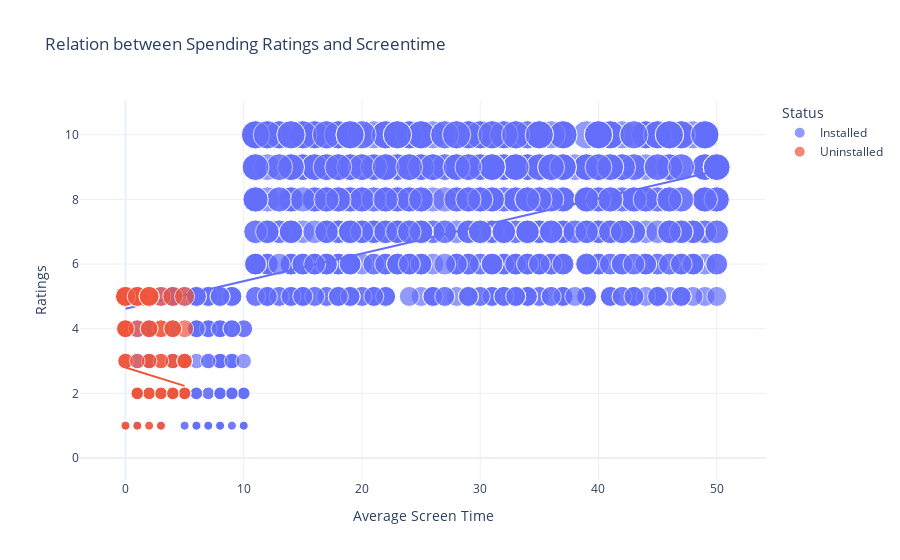

Source (notebook cell):
### Code cell
figure = px.scatter(data_frame = df,
                   x='Average Screen Time',
                   y='Ratings',
                   size='Ratings',
                   color='Status',
                   title='Relation between Spending Ratings and Screentime',
                   trendline='ols')
figure.show()

### Figure 1 — Plotly figure (JSON) as saved in the notebook; plotly's stock layout.template omitted (floating-point values rounded to 4 significant figures; data arrays with more than 128 entries replaced by an {"elided": "..."} marker saying what was removed)
{"data": [{"hovertemplate": "Status=Installed<br>Average Screen Time=%{x}<br>Ratings=%{marker.size}<extra></extra>", "legendgroup": "Installed", "marker": {"color": "#636efa", "size": {"elided": "916 int values"}, "sizemode": "area", "sizeref": 0.025, "symbol": "circle"}, "mode": "markers", "name": "Installed", "orientation": "v", "showlegend": true, "type": "scatter", "x": {"elided": "916 int values"}, "xaxis": "x", "y": {"elided": "916 int values"}, "yaxis": "y"}, {"hovertemplate": "<b>OLS trendline</b><br>Ratings = 0.0854571 * Average Screen Time + 4.6178<br>R<sup>2</sup>=0.204850<br><br>Status=Installed<br>Average Screen Time=%{x}<br>Ratings=%{y} <b>(trend)</b><extra></extra>", "legendgroup": "Installed", "marker": {"color": "#636efa", "symbol": "circle"}, "mode": "lines", "name": "Installed", "showlegend": false, "type": "scatter", "x": {"elided": "916 int values"}, "xaxis": "x", "y": {"elided": "916 float values"}, "yaxis": "y"}, {"hovertemplate": "Status=Uninstalled<br>Average Screen Time=%{x}<br>Ratings=%{marker.size}<extra></extra>", "legendgroup": "Uninstalled", "marker": {"color": "#EF553B", "size": [4, 1, 2, 5, 2, 3, 4, 5, 0, 4, 1, 0, 2, 2, 0, 2, 3, 3, 0, 1, 0, 4, 5, 4, 5, 0, 2, 4, 0, 1, 4, 4, 5, 0, 2, 3, 0, 3, 0, 2, 4, 0, 5, 5, 4, 2, 3, 2, 3, 0, 3, 5, 0, 2, 2, 3, 1, 5, 1, 2, 2, 1, 0, 5, 5, 4, 2, 2, 5, 2, 2, 2, 3, 1, 3, 3, 4, 4, 3, 1, 5, 3, 5], "sizemode": "area", "sizeref": 0.025, "symbol": "circle"}, "mode": "markers", "name": "Uninstalled", "orientation": "v", "showlegend": true, "type": "scatter", "x": [0, 1, 4, 3, 5, 5, 0, 1, 1, 3, 0, 3, 2, 1, 3, 3, 3, 4, 4, 1, 2, 0, 1, 3, 4, 3, 4, 0, 0, 2, 1, 5, 0, 5, 1, 4, 4, 0, 4, 5, 4, 0, 5, 0, 2, 2, 5, 5, 2, 1, 5, 0, 2, 1, 5, 0, 0, 1, 2, 3, 4, 3, 1, 0, 1, 0, 4, 2, 2, 3, 4, 1, 3, 3, 0, 5, 2, 4, 2, 0, 2, 1, 2], "xaxis": "x", "y": [4, 1, 2, 5, 2, 3, 4, 5, 0, 4, 1, 0, 2, 2, 0, 2, 3, 3, 0, 1, 0, 4, 5, 4, 5, 0, 2, 4, 0, 1, 4, 4, 5, 0, 2, 3, 0, 3, 0, 2, 4, 0, 5, 5, 4, 2, 3, 2, 3, 0, 3, 5, 0, 2, 2, 3, 1, 5, 1, 2, 2, 1, 0, 5, 5, 4, 2, 2, 5, 2, 2, 2, 3, 1, 3, 3, 4, 4, 3, 1, 5, 3, 5], "yaxis": "y"}, {"hovertemplate": "<b>OLS trendline</b><br>Ratings = -0.11416 * Average Screen Time + 2.80212<br>R<sup>2</sup>=0.013482<br><br>Status=Uninstalled<br>Average Screen Time=%{x}<br>Ratings=%{y} <b>(trend)</b><extra></extra>", "legendgroup": "Uninstalled", "marker": {"color": "#EF553B", "symbol": "circle"}, "mode": "lines", "name": "Uninstalled", "showlegend": false, "type": "scatter", "x": [0, 0, 0, 0, 0, 0, 0, 0, 0, 0, 0, 0, 0, 0, 0, 0, 0, 1, 1, 1, 1, 1, 1, 1, 1, 1, 1, 1, 1, 1, 1, 1, 2, 2, 2, 2, 2, 2, 2, 2, 2, 2, 2, 2, 2, 2, 3, 3, 3, 3, 3, 3, 3, 3, 3, 3, 3, 3, 3, 4, 4, 4, 4, 4, 4, 4, 4, 4, 4, 4, 4, 4, 5, 5, 5, 5, 5, 5, 5, 5, 5, 5, 5], "xaxis": "x", "y": [2.802, 2.802, 2.802, 2.802, 2.802, 2.802, 2.802, 2.802, 2.802, 2.802, 2.802, 2.802, 2.802, 2.802, 2.802, 2.802, 2.802, 2.688, 2.688, 2.688, 2.688, 2.688, 2.688, 2.688, 2.688, 2.688, 2.688, 2.688, 2.688, 2.688, 2.688, 2.688, 2.574, 2.574, 2.574, 2.574, 2.574, 2.574, 2.574, 2.574, 2.574, 2.574, 2.574, 2.574, 2.574, 2.574, 2.46, 2.46, 2.46, 2.46, 2.46, 2.46, 2.46, 2.46, 2.46, 2.46, 2.46, 2.46, 2.46, 2.345, 2.345, 2.345, 2.345, 2.345, 2.345, 2.345, 2.345, 2.345, 2.345, 2.345, 2.345, 2.345, 2.231, 2.231, 2.231, 2.231, 2.231, 2.231, 2.231, 2.231, 2.231, 2.231, 2.231], "yaxis": "y"}], "layout": {"legend": {"itemsizing": "constant", "title": {"text": "Status"}, "tracegroupgap": 0}, "title": {"text": "Relation between Spending Ratings and Screentime"}, "xaxis": {"anchor": "y", "domain": [0, 1], "title": {"text": "Average Screen Time"}}, "yaxis": {"anchor": "x", "domain": [0, 1], "title": {"text": "Ratings"}}}}
